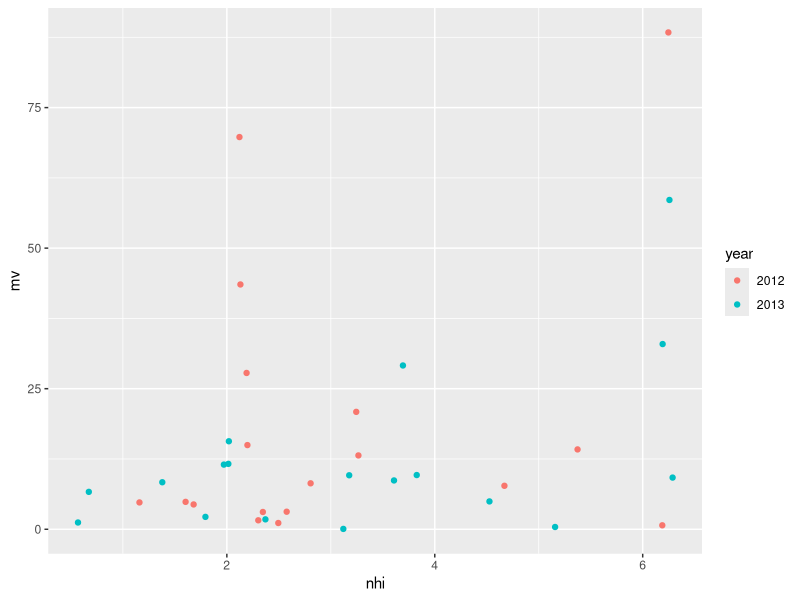
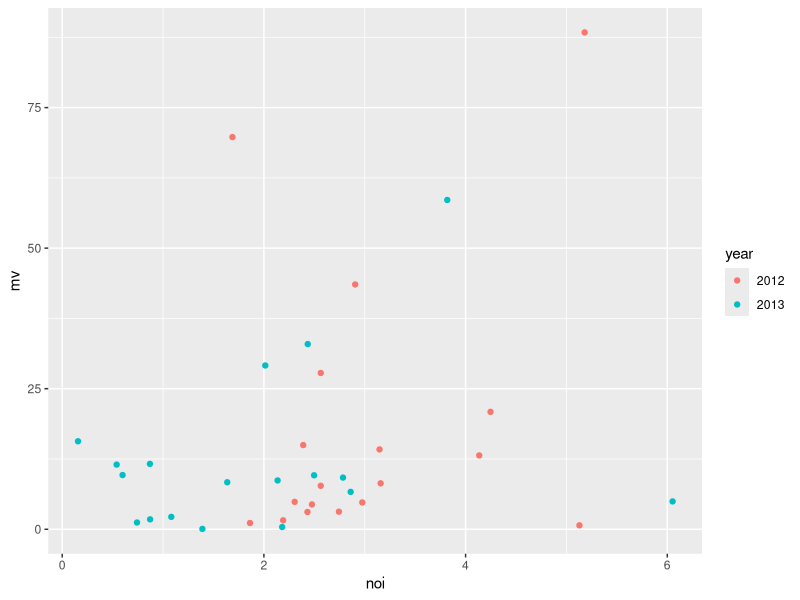
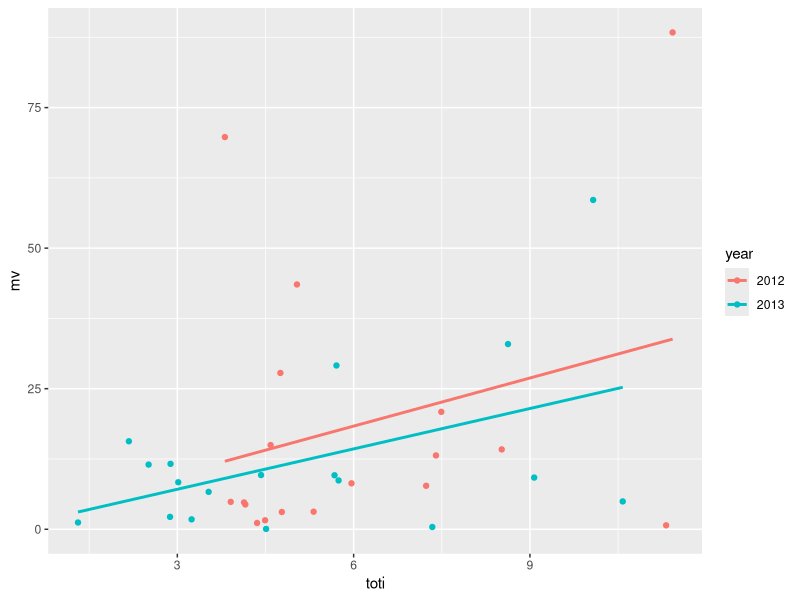
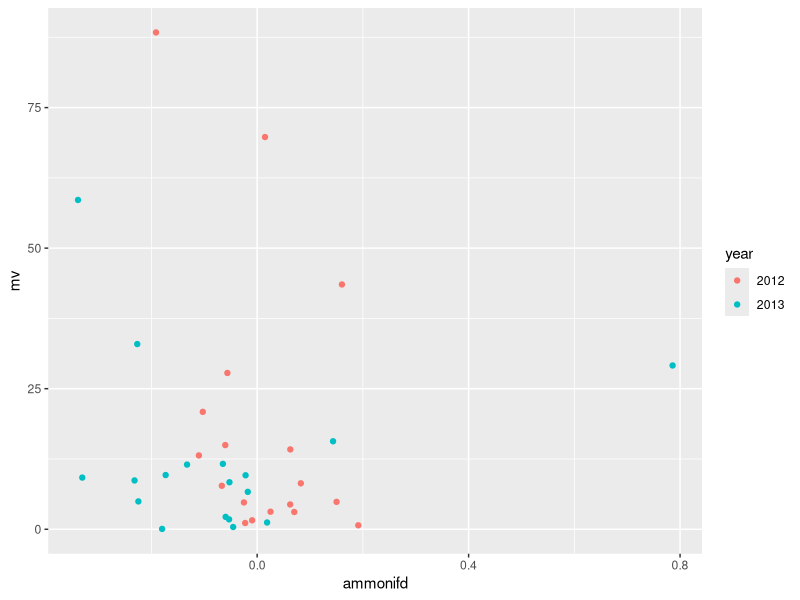
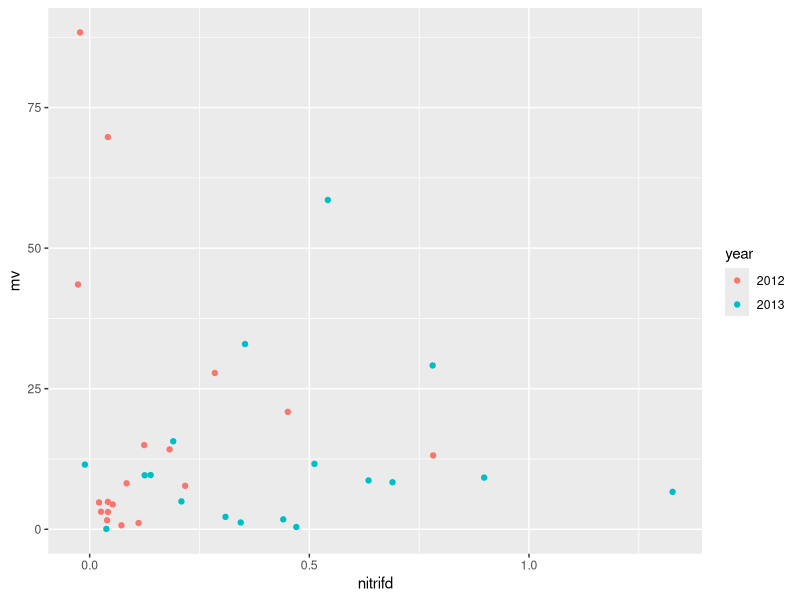
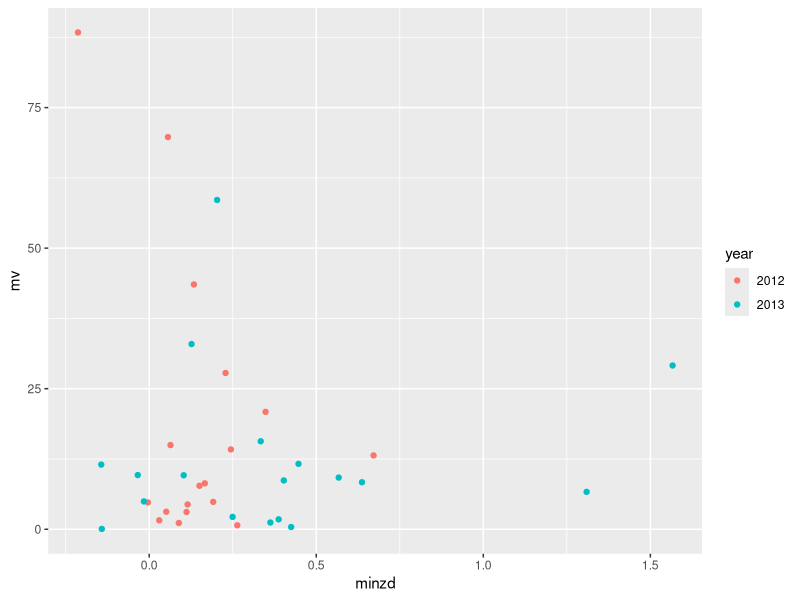

Recreate these plots in R, in order.
#question1.R
#files needed: tab-delim files in 'e8DataPackage_080314_clean' folder
#question1: How does invader biomass vary across resource availability?

#########################################################
#load data

#soil data (sd)
sd<-read.table("e8DataPackage_080314_clean/e8_plothalfSoilData_clean.txt",header=TRUE,sep="\t")
sd_dic<-read.table("e8DataPackage_080314_clean/e8_plothalfSoilData_dictionary_clean.txt",header=TRUE,sep="\t")

#veg data (vd)
vd<-read.table("e8DataPackage_080314_clean/e8_plothalfVegData_clean.txt",header=TRUE,sep="\t")
vd_dic<-read.table("e8DataPackage_080314_clean/e8_plothalfVegData_dictionary_clean.txt",header=TRUE,sep="\t")


#########################################################
#Make dataframe to plot: invader biomass vs native subplot resource availability
library(dplyr)

#pull out just the invaded rows of data
vdt1<-filter(vd,inv == "I")
#make a df with just 2012 and 2013 data
vdt2<-filter(vdt1,year != "2011")
dim(vdt2)

#pull out just the native rows of data
sdt1<-filter(sd,inv == "N") 
#make a df for the top depth
sdt2<-filter(sdt1,depth == "T") 
dim(sdt2)

#merge the veg and soil dfs by plotid
test<-cbind(sdt2[,'plotid'],vdt2[,'plotid'])
test #are plotid rows aligned? yes.
colnames(sdt2); colnames(vdt2)

sv<-cbind(sdt2[,c(1,3:16)], yrplotname=sdt2[,18], vdt2[,7:11], total=vdt2[,16])
View(sv)

#########################################################
#Plot: invader biomass vs native subplot resource availability... color points by year
library(ggplot2)

str(sv)
sv$year<-as.factor(sv$year)

p <- ggplot(sv, aes(x = nhi, y = mv, color=year))
p + geom_point()

p <- ggplot(sv, aes(x = noi, y = mv, color=year))
p + geom_point()

p <- ggplot(sv, aes(x = toti, y = mv, color=year))
p + geom_point() + geom_smooth(lwd = 1, se = F, method='lm')

p <- ggplot(sv, aes(x = ammonifd, y = mv, color=year))
p + geom_point()

p <- ggplot(sv, aes(x = nitrifd, y = mv, color=year))
p + geom_point()

p <- ggplot(sv, aes(x = minzd, y = mv, color=year))
p + geom_point()
